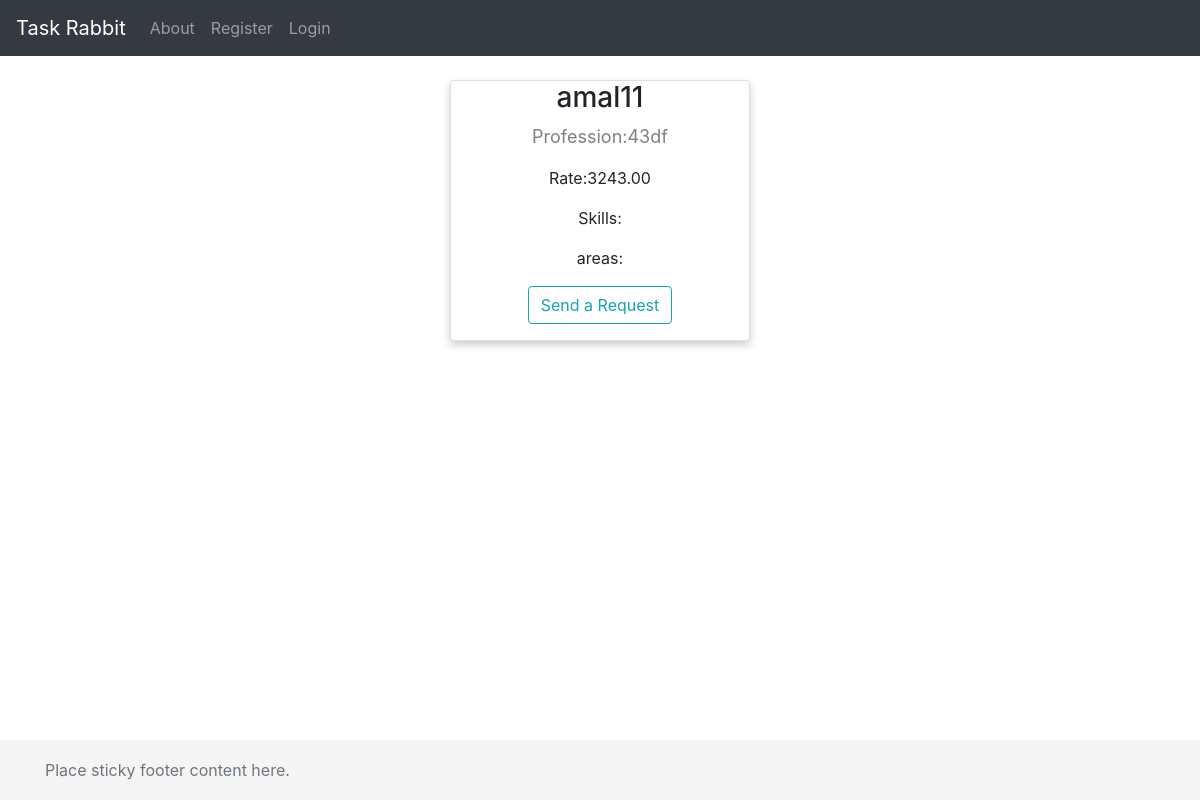
The app's page /main/main/category/taskers/profile/1/, older data.
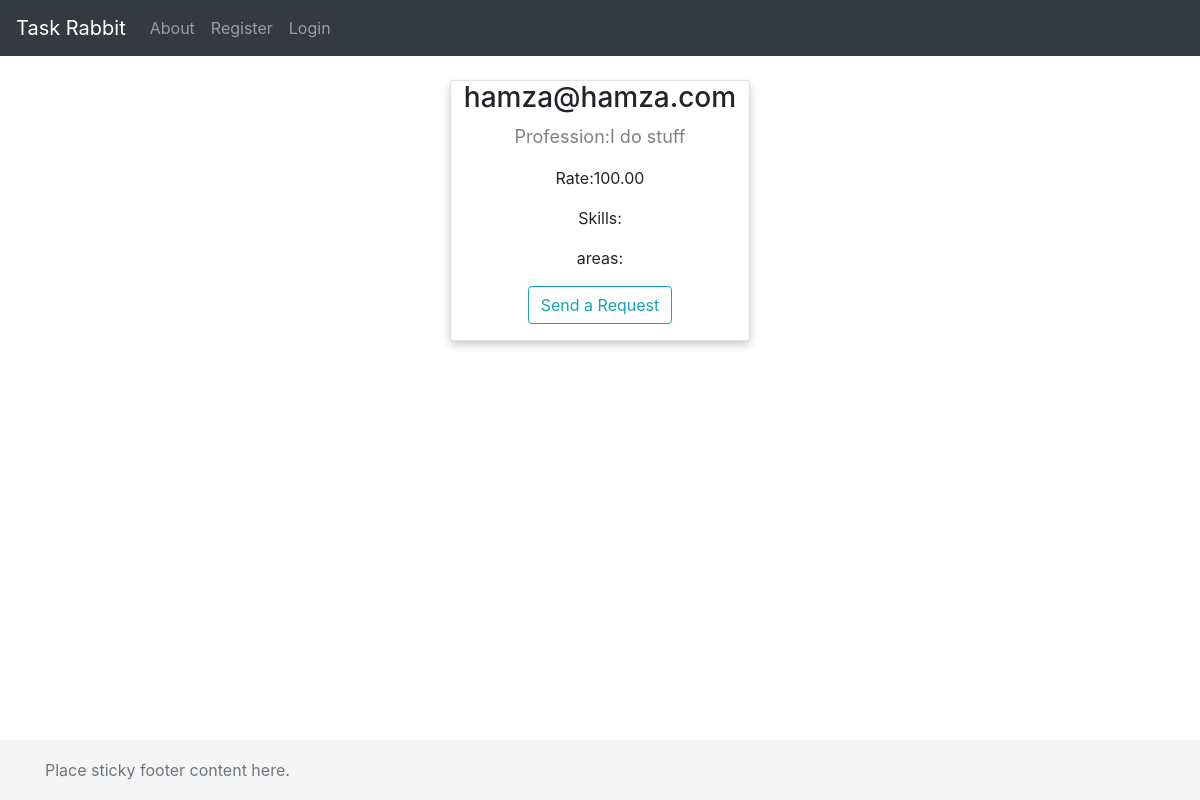
The same page, newer data.
### users/models.py (models this page shows, shortened)
class Tasker(models.Model):
	user = models.OneToOneField(User, on_delete=models.CASCADE)
	profile_picture = models.ImageField(upload_to='tasker_profile_pics')
	profession = models.TextField()
	rate = models.DecimalField(max_digits=10, decimal_places=2)
	categories = models.ManyToManyField(Category)
	areas = models.ManyToManyField(Area)
	age = models.PositiveIntegerField(default=18)
	number = models.PositiveIntegerField(null=True, blank=True)

class User(AbstractUser):
	email = models.EmailField(unique=True)
	is_tasker = models.BooleanField(default=False)

### main/views.py (the view)
# urls.py: path('main/category/taskers/profile/<int:tasker_id>/', views.tasker_profile_detail, name='tasker_profile_detail'),
def tasker_profile_detail(request, tasker_id):
    context = {
            "user": Tasker.objects.get(id=tasker_id)
        }
    return render(request, 'tasker_profile_detail.html', context)

### main/templates/tasker_profile_detail.html (shortened to what this page needs)
{% extends "base.html" %}
{% load static %}
{% load crispy_forms_tags %}
{% block content %}
<br>
  <div class="card">
    <h3>{{user.user}}</h3>
    <p class="title">Profession:{{user.profession}}</p>
    <p>Rate:{{user.rate}}</p>
     <p>Skills: {% for skill in user.categories.all %} -{{skill}}{% endfor %}</p>
    <p>areas:{% for area in user.areas.all %} -{{area}}{% endfor %}</p>
    <p><a class="btn btn-outline-info my-2 my-sm-0" href="#">Send a Request</a></p>
  </div>
{% endblock content %}

Row changes from the older to the newer data that the page shows:
changed Tasker: user "amal11" → "hamza@hamza.com"; profession "43df" → "I do stuff"; rate "3243.00" → "100.00"
